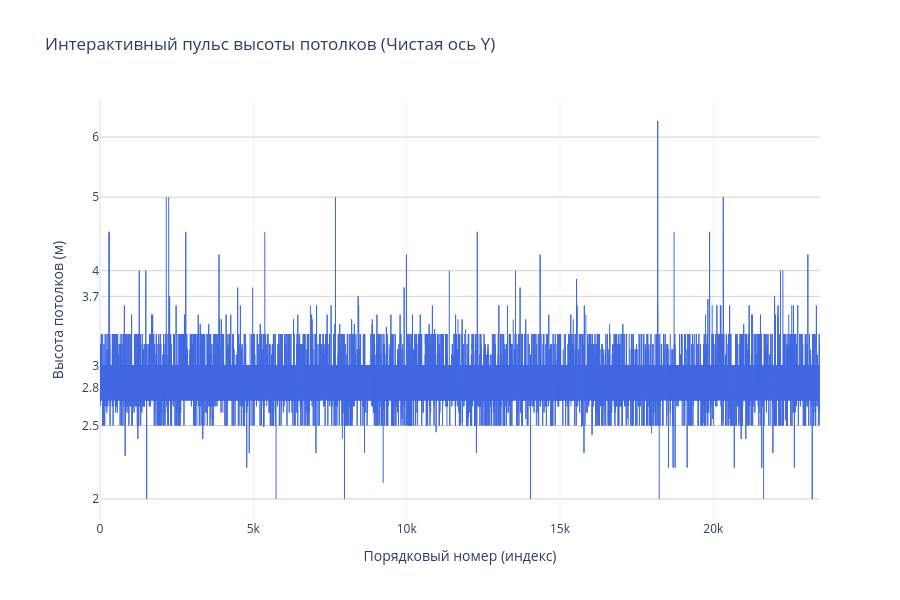

Source (notebook cell):
### Code cell
fig = go.Figure()

fig.add_trace(go.Scatter(
    x=list(range(len(df))), 
    y=df['ceiling_height'],
    mode='lines',
    line_shape='hv',
    name='Высота потолков',
    line=dict(color='royalblue', width=1),
    hovertemplate='Индекс: %{x}<br>Высота потолков: %{y:,.1f} м<extra></extra>'
))

tick_values = [2, 2.5, 3.7, 2.8, 3, 4, 5, 6]

fig.update_layout(
    title='Интерактивный пульс высоты потолков (Чистая ось Y)',
    xaxis_title='Порядковый номер (индекс)',
    yaxis_title='Высота потолков (м)',
    yaxis_type="log",
    template='plotly_white',
    height=600,
    hovermode='x unified',
    margin=dict(l=100) 
)

fig.update_yaxes(
    tickmode='array',
    tickvals=tick_values, # Какие значения подписывать
    gridcolor='lightgray' # Сетка станет понятнее
)

fig.show()

# 1. Считаем статистику для высоты потолков
ceiling_stats = df['ceiling_height'].describe(percentiles=[.01, .05, .25, .5, .75, .95, .99])

print("--- СТАТИСТИЧЕСКИЙ ПОРТРЕТ ВЫСОТЫ ПОТОЛКОВ ---")
print(f"Всего объявлений:  {int(ceiling_stats['count']):,}")
print(f"Минимум:           {ceiling_stats['min']:.2f} м")
print(f"1% (Самые низкие): {ceiling_stats['1%']:.2f} м")
print(f"5% (Стандарт):     {ceiling_stats['5%']:.2f} м")
print(f"Медиана (Центр):   {ceiling_stats['50%']:.2f} м")
print(f"95% (Высокие):     {ceiling_stats['95%']:.2f} м")
print(f"99% (Дворцы/Ошибки): {ceiling_stats['99%']:.2f} м")
print(f"Максимум:          {ceiling_stats['max']:.2f} м")
print("-" * 45)

# 2. Самые часто встречающиеся высоты
top_ceilings = df['ceiling_height'].value_counts().head(5)

print("\n--- ТОП-5 ---")
for height, count in top_ceilings.items():
    print(f"{height:.2f} м встречается {count} раз(а)")

### Figure 1 — Plotly figure (JSON) as saved in the notebook; plotly's stock layout.template omitted (floating-point values rounded to 4 significant figures; data arrays with more than 128 entries replaced by an {"elided": "..."} marker saying what was removed)
{"data": [{"hovertemplate": "Индекс: %{x}<br>Высота потолков: %{y:,.1f} м<extra></extra>", "line": {"color": "royalblue", "shape": "hv", "width": 1}, "mode": "lines", "name": "Высота потолков", "type": "scatter", "x": {"elided": "23479 int values"}, "y": {"elided": "23479 float values"}}], "layout": {"height": 600, "hovermode": "x unified", "margin": {"l": 100}, "title": {"text": "Интерактивный пульс высоты потолков (Чистая ось Y)"}, "xaxis": {"title": {"text": "Порядковый номер (индекс)"}}, "yaxis": {"gridcolor": "lightgray", "tickmode": "array", "tickvals": [2, 2.5, 3.7, 2.8, 3, 4, 5, 6], "title": {"text": "Высота потолков (м)"}, "type": "log"}}}
